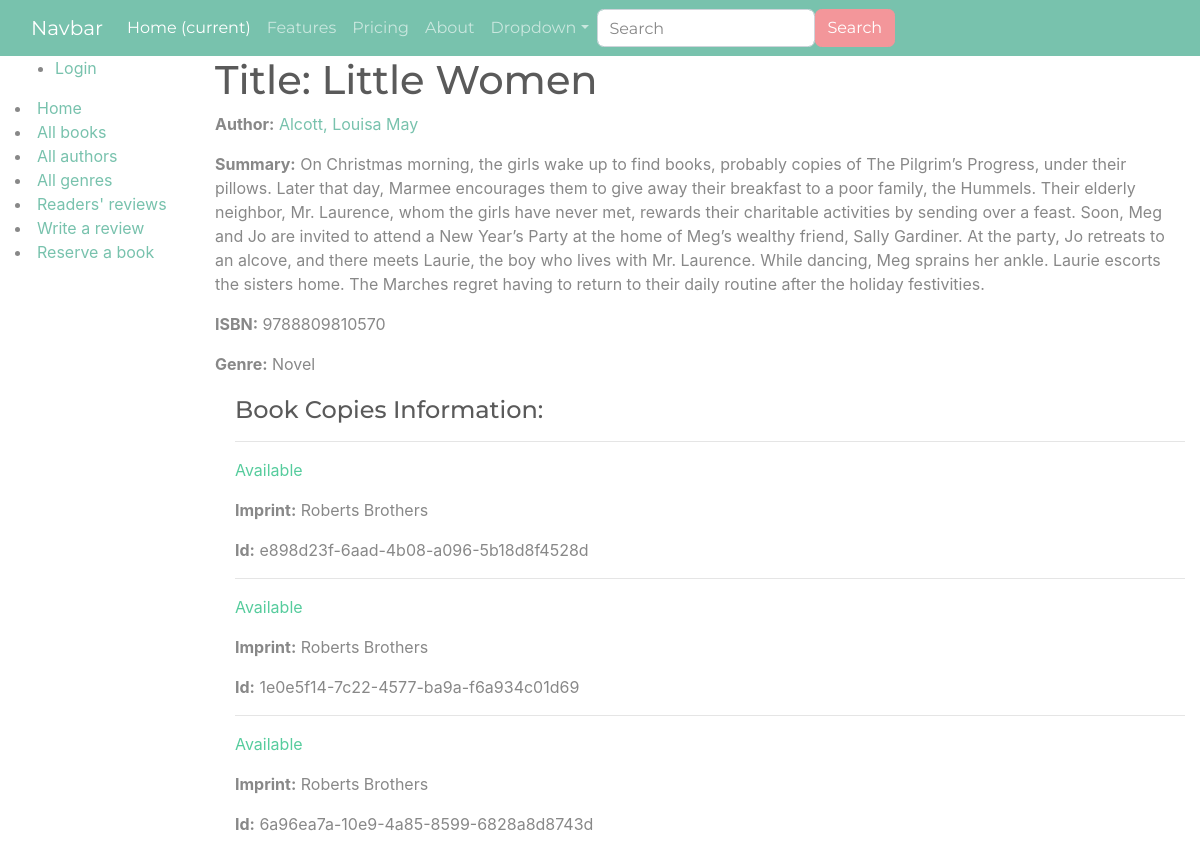
The page /catalog/book/9 on the database as committed earlier.
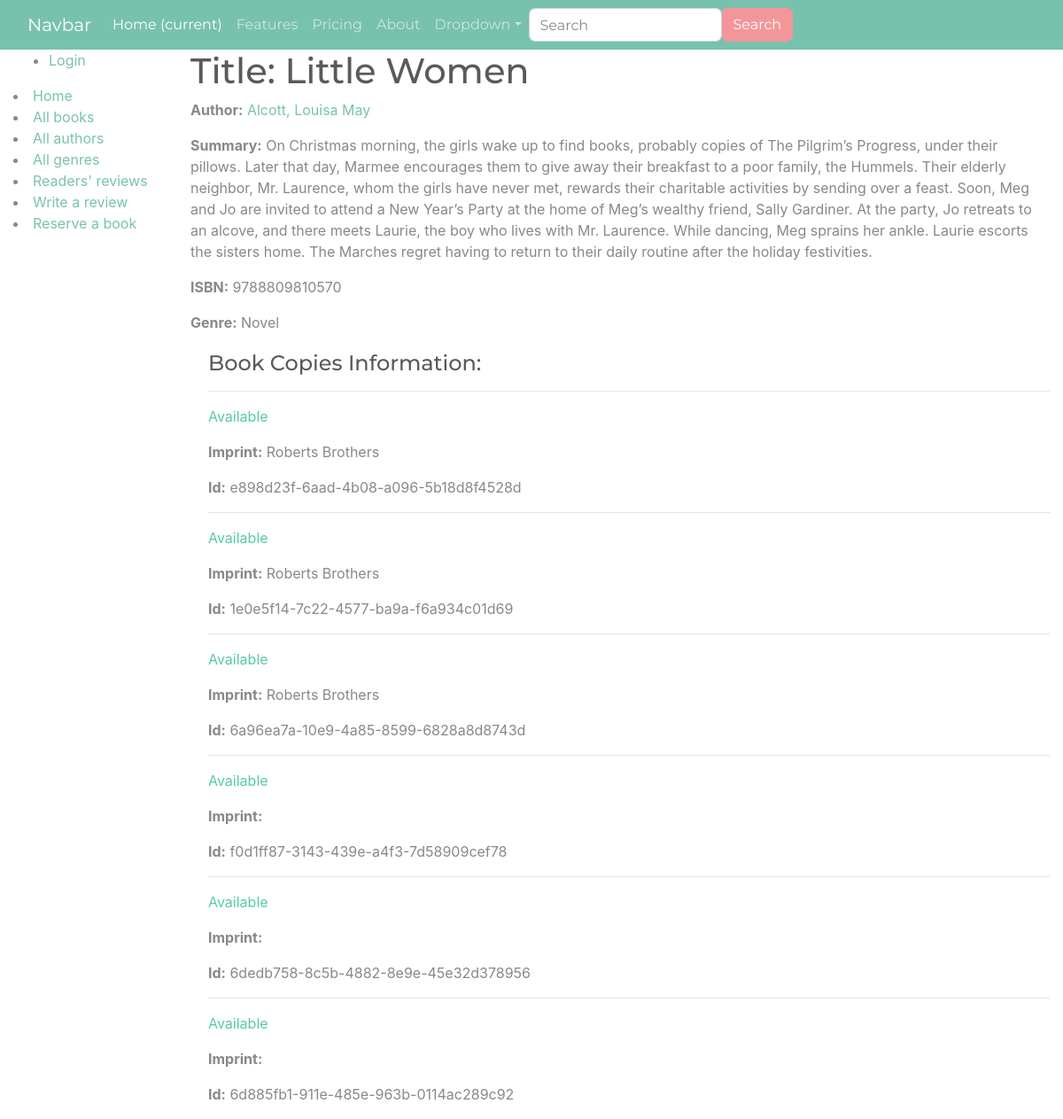
The same page on the database as committed later.
### catalog/models.py (models this page shows, shortened)
class BookStatus(models.Model):
    id = models.UUIDField(
        primary_key=True,
        default=uuid.uuid4,
        help_text="Unique ID for this particular book across whole library")
    book = models.ForeignKey('Book', on_delete=models.RESTRICT, null=True)
    imprint = models.CharField(max_length=200)
    due_back = models.DateField(null=True, blank=True)
    borrower = models.ForeignKey(User,
                                 on_delete=models.SET_NULL,
                                 null=True,
                                 blank=True)
    LOAN_STATUS = (
        ('m', 'Maintenance'),
        ('o', 'On loan'),
        ('a', 'Available'),
        ('r', 'Reserved'),
    )
    status = models.CharField(max_length=1,
                              choices=LOAN_STATUS,
                              blank=False,
                              default='a')
    class Meta:
       permissions = (("can_mark_returned", "Set book as returned"),)
       ordering = ['due_back']
       verbose_name_plural = "Book Statuses"

### catalog/views.py (the view)
# urls.py: path('book/<int:primary_key>', views.book_detail, name='book-detail'),
def book_detail(request, primary_key):
  book = get_object_or_404(Book, pk=primary_key)
  return render(request, 'book_detail.html', context={'book': book})

### catalog/models.py (called while the page is built)
    def __str__(self):
        return self.name

    def get_absolute_url(self):
        return reverse('author-detail', args=[str(self.id)])

    def __str__(self):
        return f'{self.last_name}, {self.first_name}'

### catalog/templates/book_detail.html (shortened to what this page needs)
<!DOCTYPE html>
<html lang="en">
<head>
{% extends "site_base.html" %}
{% block content %}
  <h1>Title: {{ book.title }}</h1>
  <p><strong>Author:</strong> <a href="{{ book.author.get_absolute_url }}">{{ book.author }}</a></p>
  <p><strong>Summary:</strong> {{ book.summary }}</p>
  <p><strong>ISBN:</strong> {{ book.isbn }}</p>
  <p><strong>Genre:</strong> {{ book.genre.all|join:", " }}</p>
  <div style="margin-left:20px;margin-top:20px">
    <h4>Book Copies Information:</h4>
    {% for copy in book.bookstatus_set.all %}
      <hr>
      <p class="{% if copy.status == 'a' %}text-success{% elif copy.status == 'm' %}text-danger{% else %}text-warning{% endif %}">
        {{ copy.get_status_display }}
      </p>
      <p><strong>Imprint:</strong> {{ copy.imprint }}</p>
      <p class="text-muted"><strong>Id:</strong> {{ copy.id }}</p>
    {% endfor %}
  </div>
{% endblock %}

Rows that differ between the two databases and show on the page:
added BookStatus: status "Available", id "f0d1ff87-3143-439e-a4f3-7d58909cef78"
added BookStatus: status "Available", id "6dedb758-8c5b-4882-8e9e-45e32d378956"
added BookStatus: status "Available", id "6d885fb1-911e-485e-963b-0114ac289c92"
